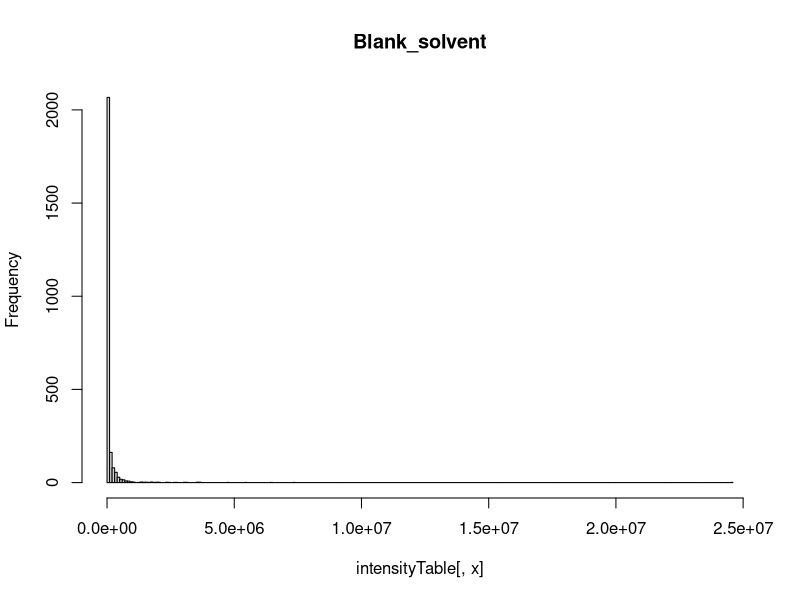
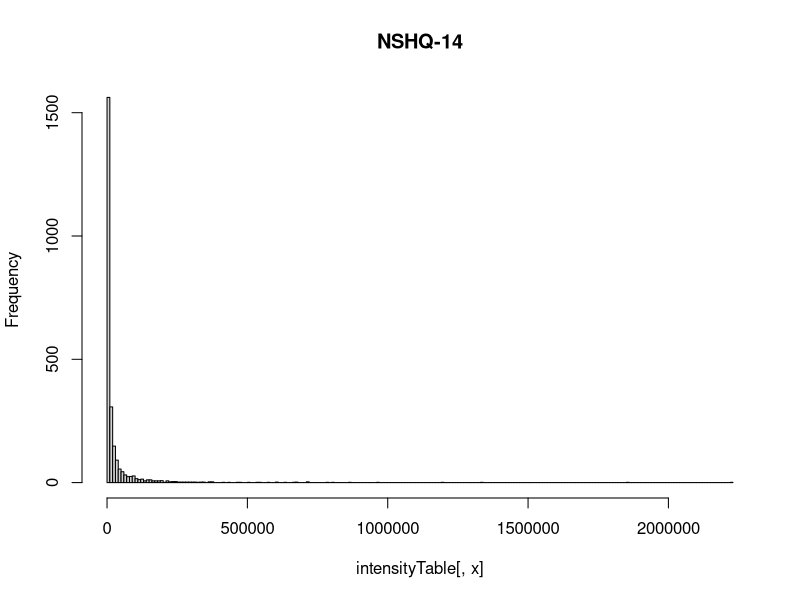
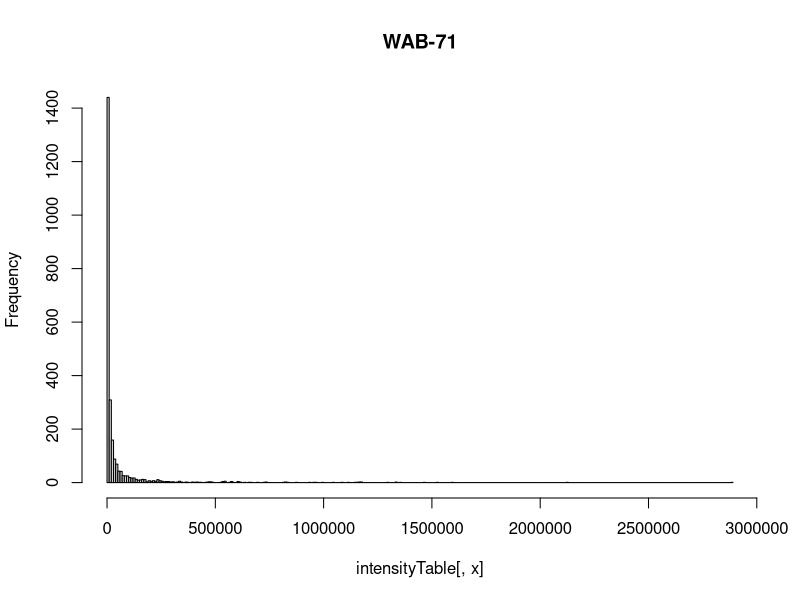
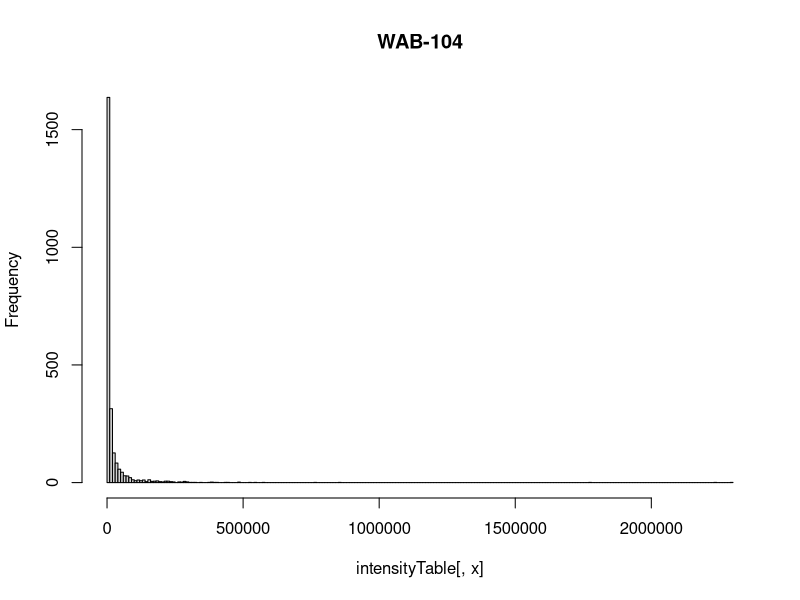
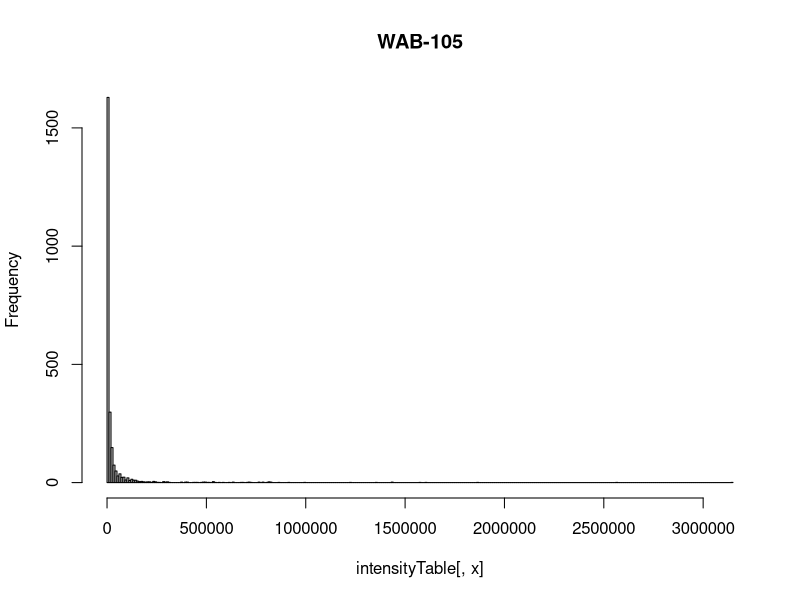
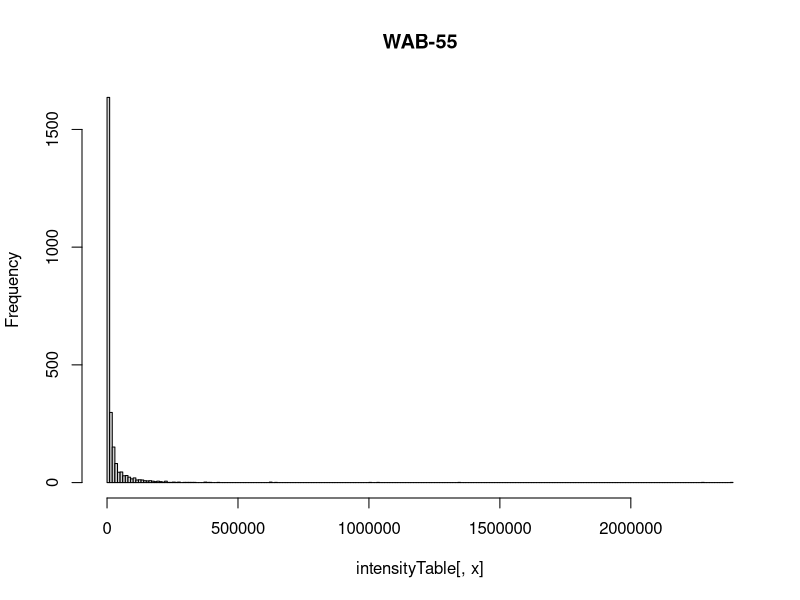
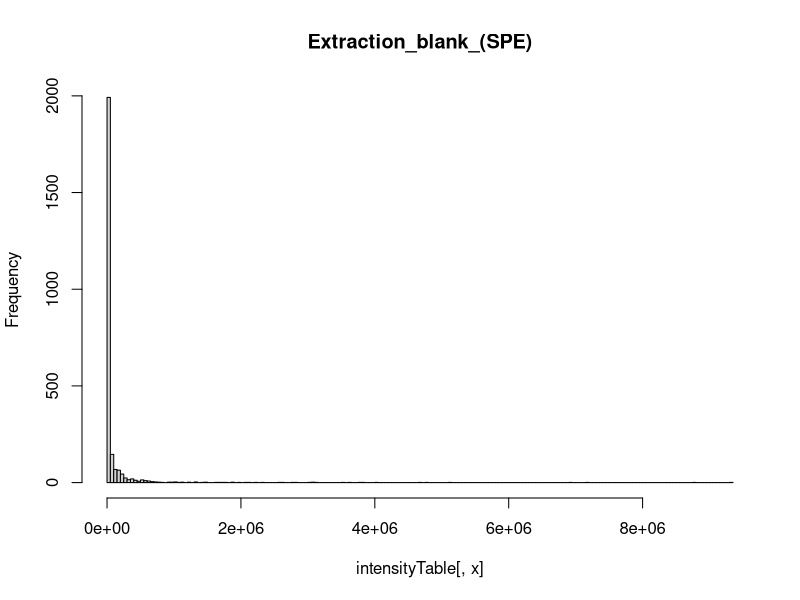
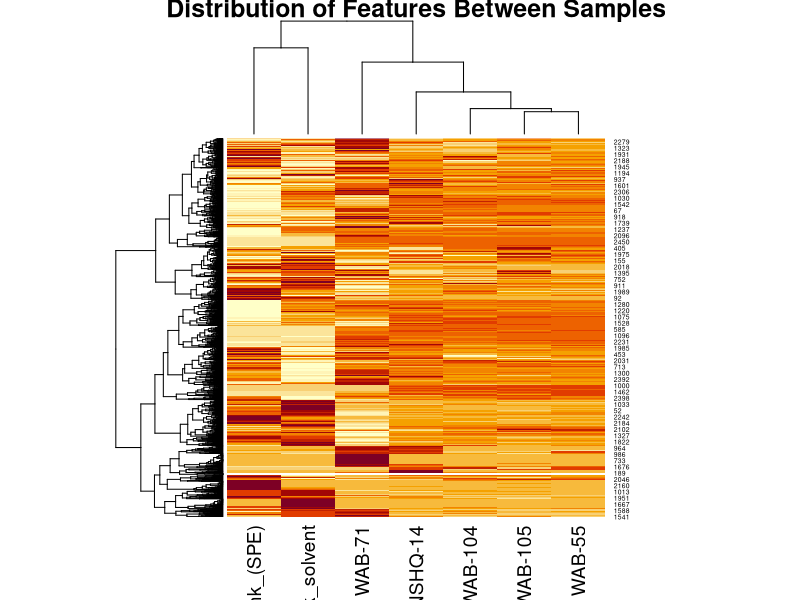

Here is the R script that generated these plots, in order: (Note: this script raises an error after producing the figures.)
## ---- chunk 1
library(dplyr)
library(here)
library(corrplot)
## ---- chunk 2
omanFT <- read.csv(here("data/2018-11-22/OM17 compound_measurements_10k_blanks.csv"), 
            header = T, 
            skip = 4)
metadata <- read.table(here("data/2018-11-22/metadata.txt"), 
         header = T, sep = " ", stringsAsFactors = F)
metadata <- metadata[-nrow(metadata),]
metadata$Sample_Name <- metadata$Sample_Name %>% sub(":", "", .)

dataCols <- list()
for(i in 1:nrow(metadata)) {
    dataCols[[i]] <- grep(metadata$Sample_Name[i],colnames(omanFT))[1]
}
colnames(omanFT)[c(3,5)] <- c("mz", "Retention_Time")
omanFT$Retention_Time <- omanFT$Retention_Time * 60

## consider
omanFT <- omanFT[,c(3,5, unlist(dataCols))]
dataCols <- grep("XS1", colnames(omanFT))
colnames(omanFT)[dataCols] <- metadata$Sample_Type[which(metadata$Sample_Name %in% 
                                                           colnames(omanFT)[dataCols])]

rm(i)
## ---- chunk 3
intensityTable <- omanFT[,dataCols]

x <- sapply(1:ncol(intensityTable), function(x) {
    hist(intensityTable[,x], main = colnames(intensityTable)[x], breaks = 250)  
}) 
omanFT[,dataCols] <- log1p(intensityTable)
rm(x, intensityTable)
## ---- chunk 4
heat <- omanFT[,dataCols]

blankCols <- grep("blank", colnames(heat), ignore.case = T)

name <- c("Count")
solvent <- heat[,blankCols[1]] > 0
spe <- heat[,blankCols[2]] > 0
overlap <- solvent | spe
knitr::kable(data.frame(Blank = name, Solvent = sum(solvent), SPE = sum(spe), 
                        Overlap = sum(overlap), Total = length(spe)))
heatmap(as.matrix(heat), main = "Distribution of Features Between Samples")
rm(solvent, spe, overlap, name)
## ---- chunk 5
blankData <- heat[,blankCols]
sampleData <- heat[,-blankCols]
double <- log1p(2)

doubleCheck <- list()
for(i in seq_along(blankCols)) {
    #minVal <- min(blankData[,i][blankData[,i] > 0])
    #x <- blankData[,i][blankData[,i] == 0] <- minVal
    
    foldChange <- apply(sampleData, 2, function(x) {
        y <- x/blankData[,i]
        infIndex <- is.infinite(y)
        y[is.nan(y)] <- 0
        
        if(length(infIndex) > 0) {
            y[infIndex] <- max(y[!infIndex])    
        }
        y
        
    }) %>% apply(1, max)
    
    hist(log(foldChange), breaks = 100, 
         main = paste(colnames(blankData)[i], "Features Under Median Sample Intensity"))
    abline(v = double, lty = 2)
    
    doubleCheck[[i]] <- foldChange > double
}
## ---- chunk 6
message("Difference in Retained Features Between Approaches: ", 2089 - 1242)
solvent <- !doubleCheck[[1]]
spe <- !doubleCheck[[2]]
overlap <- solvent | spe
name <- c("Count")
knitr::kable(data.frame(Blank = name, Solvent = sum(solvent), SPE = sum(spe), 
                        Overlap = sum(overlap), Total = length(spe)))


omanFT <- omanFT[!overlap,]
rm(list=setdiff(ls(), c("omanFT", "metadata", "dataCols")))
## ---- chunk 7
heatmap(as.matrix(omanFT[,dataCols]), main = "Feature Distribution After QA")
omanFT <- omanFT[,!grepl("blank", colnames(omanFT), ignore.case = T)]
## ---- chunk 8
zeroRows <- rowSums(omanFT[,grep("-", colnames(omanFT))]) > 0
omanFT <- omanFT[zeroRows,]

write.table(omanFT, 
            file = here("data/2018-11-23/QA_oman_feature_table.txt"),
            row.names = F)
